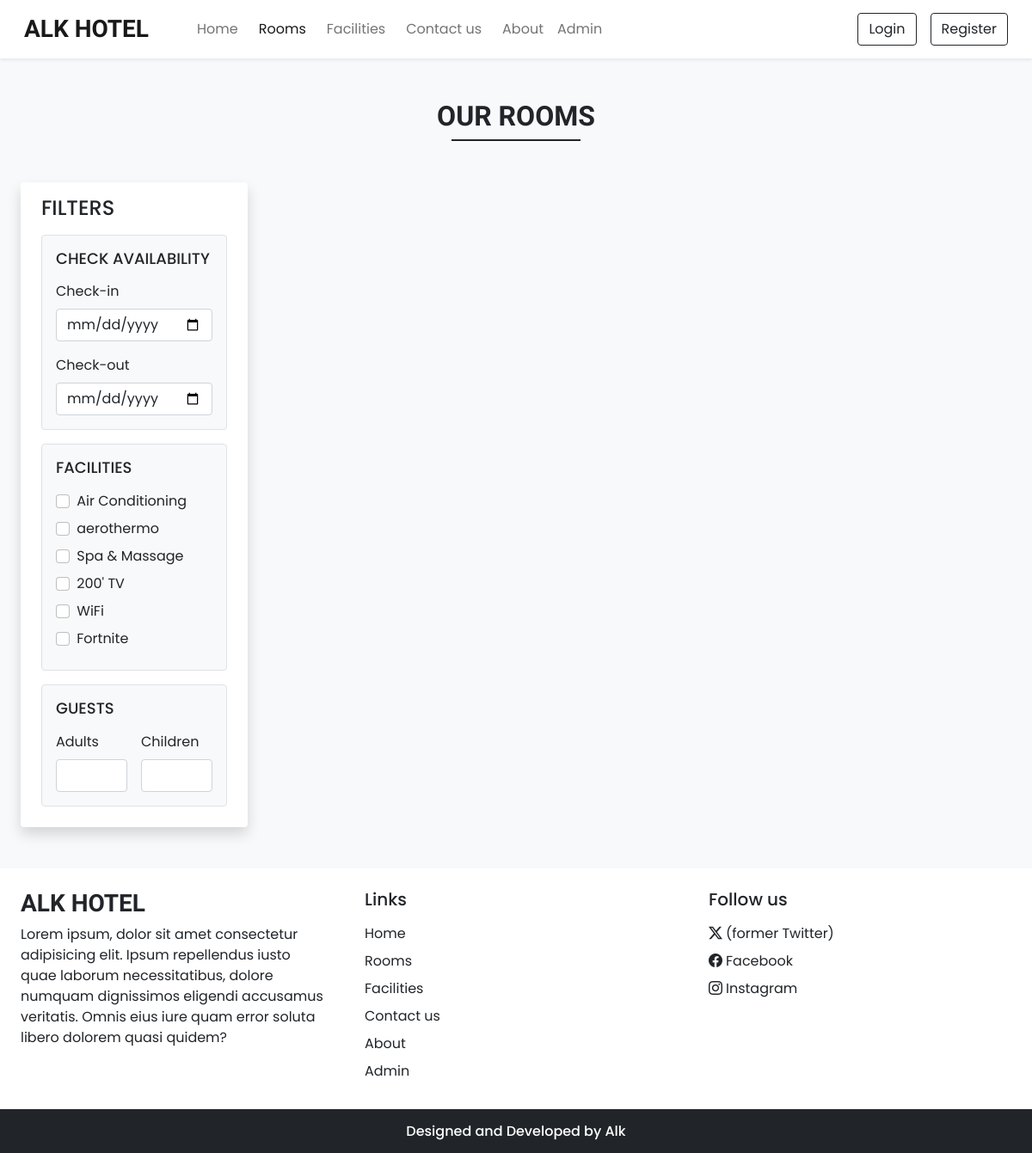
Screenshot of /xen/rooms.php with the database file from the repository.
### tables this page shows
CREATE TABLE `settings` (
  `sr_no` int NOT NULL AUTO_INCREMENT,
  `site_title` varchar(50) DEFAULT NULL,
  `site_about` varchar(250) DEFAULT NULL,
  `shutdown` tinyint DEFAULT NULL,
  PRIMARY KEY (`sr_no`)
);

CREATE TABLE `facilities` (
  `id` int NOT NULL AUTO_INCREMENT,
  `name` varchar(50) DEFAULT NULL,
  `icon` varchar(100) DEFAULT NULL,
  `description` varchar(250) DEFAULT NULL,
  PRIMARY KEY (`id`)
);

### xen/admin/inc/db_config.php (called while the page is built, shortened)
<?php
function selectAll($table){
    $con = $GLOBALS['con'];
    $res = mysqli_query($con,"SELECT * FROM $table");
    return $res;
}
function select($sql,$values,$datatypes){
    $con = $GLOBALS['con'];
    if($stmt = mysqli_prepare($con,$sql))
    {
        mysqli_stmt_bind_param($stmt,$datatypes,...$values);
        if(mysqli_stmt_execute($stmt)){
            $res = mysqli_stmt_get_result($stmt);
            return $res;
        }else{
            mysqli_stmt_close($stmt);
            die("Query cannot be executed - Select");
        }
    }else{
        die("Query cannot be prepared - Select");
    }
}
?>

### xen/rooms.php (the view, shortened to what this page needs)
<!DOCTYPE html>
<html lang="en">
    <head>
        <?php require('inc/links.php'); ?>
    </head>
    <body class="bg-light">
        <?php
            require('inc/header.php');
            $checkin_default = "";
            $checkout_default = "";
            $adult_default = "";
            $children_default = "";
        ?>
        <div class="my-5 px-4">
            <h2 class="fw-bold h-font text-center">OUR ROOMS</h2>
            <div class="h-line bg-dark"></div>
        </div>
        <div class="container-fluid">
            <div class="row">
                <div class="col-lg-3 col-md-12 mb-lg-0 mb-4 ps-4">
                    <nav class="navbar navbar-expand-lg navbar-light bg-white rounded shadow">
                        <div class="container-fluid flex-lg-column align-items-stretch">
                            <h4 class="mt-2">FILTERS</h4>
                            <div class="collapse navbar-collapse flex-column align-items-stretch mt-2" id="filterDropdown">
                                <div class="border bg-light p-3 rounded mb-3">
                                    <h5 class="d-flex align-items-center justify-content-between mb-3" style="font-size: 18px;">
                                        <span>CHECK AVAILABILITY</span>
                                    </h5>
                                    <label class="form-label">Check-in</label>
                                    <input type="date" class="form-control shadow-none mb-3" id="checkin" value="<?php echo $checkin_default ?>" onchange="chk_avail_filter()">
                                    <label class="form-label">Check-out</label>
                                    <input type="date" class="form-control shadow-none" id="checkout" value="<?php echo $checkout_default ?>" onchange="chk_avail_filter()">
                                </div>
                                <div class="border bg-light p-3 rounded mb-3">
                                    <h5 class="d-flex align-items-center justify-content-between mb-3" style="font-size: 18px;">
                                        <span>FACILITIES</span>
                                    </h5>
                                    <?php
                                        $facilities_q = selectAll('facilities');
                                        while($row = mysqli_fetch_assoc($facilities_q)){
                                            echo<<<facilities
                                                <div class="mb-2">
                                                    <input type="checkbox" onclick="fetch_rooms()" name="facilities" value="$row[id]" class="form-check-input shadow-none me-1" id="$row[id]">
                                                    <label class="form-check-label" for="$row[id]">$row[name]</label>
                                                </div>
                                            facilities;
                                        }
                                    ?>
                                </div>
                                <div class="border bg-light p-3 rounded mb-3">
                                    <h5 class="d-flex align-items-center justify-content-between mb-3" style="font-size: 18px;">
                                        <span>GUESTS</span>
                                    </h5>
                                    <div class="d-flex">
                                        <div class="me-3">
                                            <label class="form-label">Adults</label>
                                            <input type="number" min="1" id="adults" value="<?php echo $adult_default ?>" oninput="guests_filter()" class="form-control shadow-none">
                                        </div>
                                        <div>
                                            <label class="form-label">Children</label>
                                            <input type="number" min="1" id="children" value="<?php echo $children_default ?>" oninput="guests_filter()" class="form-control shadow-none">
                                        </div>
                                    </div>
                                </div>
                            </div>
                        </div>
                    </nav>
                </div>
                <div class="col-lg-9 col-md-12 px-4" id="rooms-data">
                </div>
            </div>
        </div>
        <?php require('inc/footer.php'); ?>
    </body>
</html>

### xen/inc/header.php (shortened to what this page needs)
<nav id="nav-bar" class="navbar navbar-expand-lg navbar-light bg-white px-lg-3 py-lg-2 shadow-sm sticky-top">
    <div class="container-fluid">
        <a class="navbar-brand me-5 fw-bold fs-3 h-font" href="index.php"><?php echo $settings_r['site_title'] ?></a>
        <div class="collapse navbar-collapse" id="navbarSupportedContent">
            <ul class="navbar-nav me-auto mb-2 mb-lg-0">
                <li class="nav-item">
                    <a class="nav-link me-2" href="index.php">Home</a>
                </li>
                <li class="nav-item">
                    <a class="nav-link me-2" href="rooms.php">Rooms</a>
                </li>
                <li class="nav-item">
                    <a class="nav-link me-2" href="facilities.php">Facilities</a>
                </li>
                <li class="nav-item">
                    <a class="nav-link me-2" href="contact.php">Contact us</a>
                </li>
                <li class="nav-item">
                    <a class="nav-link" href="about.php">About</a>
                </li>
                <li class="nav-item">
                    <a class="nav-link" href="admin/index.php">Admin</a>
                </li>
            </ul>
            <div class="d-flex">
                <?php
                    if(isset($_SESSION['login']) && $_SESSION['login']==true){
                        $path = USERS_IMG_PATH;
                        echo<<<data
                            <div class="btn-group">
                                <button type="button" class="btn btn-outline-dark shadow-none dropdown-toggle" data-bs-toggle="dropdown" data-bs-display="static" aria-expanded="false">
                                    <img src="$path$_SESSION[uPic]" style="width: 25px; height: 25px;" class="rounded-circle me-1">
                                    $_SESSION[uName]
                                </button>
                                <ul class="dropdown-menu dropdown-menu-lg-end">
                                    <li><a class="dropdown-item" href="profile.php">Profile</a></li>
                                    <li><a class="dropdown-item" href="bookings.php">Bookings</a></li>
                                    <li><a class="dropdown-item" href="logout.php">Logout</a></li>
                                </ul>
                            </div>
                        data;
                    }
                    else{
                        echo<<<data
                            <button type="button" class="btn btn-outline-dark shadow-none me-lg-3 me-2" data-bs-toggle="modal" data-bs-target="#loginModal">
                                Login
                            </button>
                            <button type="button" class="btn btn-outline-dark shadow-none" data-bs-toggle="modal" data-bs-target="#registerModal">
                                Register
                            </button>
                        data;
                    }
                ?>
            </div>
        </div>
    </div>
</nav>

### xen/inc/footer.php (shortened to what this page needs)
<div class="container-fluid bg-white mt-5">
    <div class="row">
        <div class="col-lg-4 p-4">
            <h3 class="h-font fw-bold fs-3 mb-2"><?php echo $settings_r['site_title'] ?></h3>
            <p>
                <?php echo $settings_r['site_about'] ?>
            </p>
        </div>
        <div class="col-lg-4 p-4">
            <h5 class="mb-3">Links</h5>
            <a href="index.php" class="d-inline-block mb-2 text-dark text-decoration-none">Home</a> <br>
            <a href="rooms.php" class="d-inline-block mb-2 text-dark text-decoration-none">Rooms</a> <br>
            <a href="facilities.php" class="d-inline-block mb-2 text-dark text-decoration-none">Facilities</a> <br>
            <a href="contact.php" class="d-inline-block mb-2 text-dark text-decoration-none">Contact us</a> <br>
            <a href="about.php" class="d-inline-block mb-2 text-dark text-decoration-none">About</a> <br>
            <a href="admin/index.php" class="d-inline-block mb-2 text-dark text-decoration-none">Admin</a>
        </div>
        <div class="col-lg-4 p-4">
            <h5 class="mb-3">Follow us</h5>
            <?php
                if($contact_r['tw']!=''){
                    echo<<<data
                        <a href="$contact_r[tw]" class="d-inline-block text-dark text-decoration-none mb-2">
                            <i class="bi bi-twitter-x me-1"></i>(former Twitter)
                        </a>
                    data;
                }
            ?>
            <br>
            <a href="<?php echo $contact_r['fb']?>" class="d-inline-block text-dark text-decoration-none mb-2">
                <i class="bi bi-facebook me-1"></i>Facebook
            </a>
            <br>
            <a href="<?php echo $contact_r['insta']?>" class="d-inline-block text-dark text-decoration-none">
                <i class="bi bi-instagram me-1"></i>Instagram
            </a>
            <br>
        </div>
    </div>
</div>
<h6 class="text-center bg-dark text-white p-3 m-0">Designed and Developed by Alk</h6>

### xen/css/common.css (style rules this page uses)
:root { --teal: #2ec1ac; --teal_hover: #279e8c; }
* { font-family: 'Poppins', sans-serif; }
.h-font { font-family: 'Merienda', cursive; }
input[type=number] { -moz-appearance: textfield; }
.h-line { width: 150px; margin: 0 auto; height: 1.7px; }

### rows the page displays
settings: site_title "ALK HOTEL", site_about "Lorem ipsum, dolor sit amet consectetur adipisicing elit. Ipsum repellendus iusto quae laborum necessitatibus, dolore numquam dignissimos eligendi accusamus veritatis. Omnis eius iure quam error soluta libero dolorem quasi quidem?"
facilities: name "Air Conditioning"
facilities: name "aerothermo"
facilities: name "Spa & Massage"
facilities: name "200' TV"
facilities: name "WiFi"
facilities: name "Fortnite"
